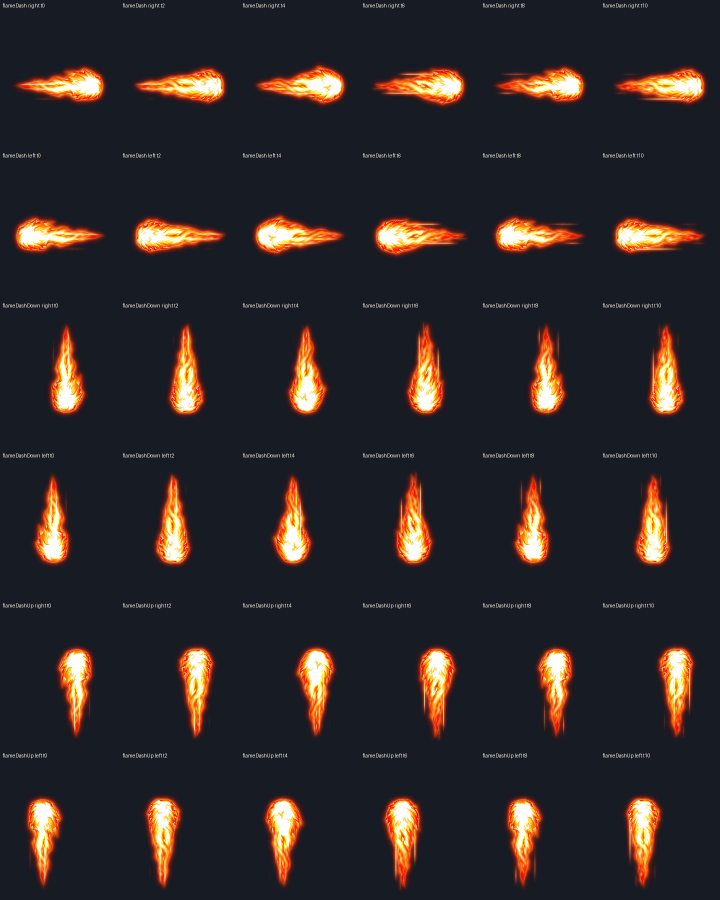
#> input picture .trellis/tasks/10-27-fire-eye-charm/research/upward-dash-visual-review.png, 1440 x 1800 px (shown at 1/2 size)
$ python prepare_charm_icon.py ../.trellis/tasks/10-27-fire-eye-charm/research/upward-dash-visual-review.png
#> lines starting #> are read from the running program, lines starting #| are printed output that depends on the picture
#!/usr/bin/env python3
"""Prepare a generated white-matte charm as a separate transparent UI asset."""
import argparse
from collections import deque
import hashlib
import json
from pathlib import Path

from PIL import Image, ImageDraw, ImageFont

ROOT = Path(__file__).resolve().parents[1]


def digest(path):
    return hashlib.sha256(Path(path).read_bytes()).hexdigest()


def extract_icon(source, size=256, padding=16):
    image = Image.open(source).convert("RGBA")
    if image.getchannel("A").getextrema()[0] < 255:
        # Native transparent output already has the correct edge colors/alpha.
        # Matte removal would damage its semitransparent ivory contours.
        return fit_icon(image, size, padding, "native_alpha")
    pixels = image.load()
    width, height = image.size
    background = set()
    queue = deque((x, y) for x in range(width) for y in (0, height - 1))
    queue.extend((x, y) for y in range(height) for x in (0, width - 1))
    while queue:
        x, y = queue.popleft()
        if not (0 <= x < width and 0 <= y < height) or (x, y) in background:
            continue
        red, green, blue, alpha = pixels[x, y]
        if alpha and min(red, green, blue) < 245:
            continue
        background.add((x, y))
        queue.extend(((x-1, y), (x+1, y), (x, y-1), (x, y+1)))
    for x, y in background:
        pixels[x, y] = (0, 0, 0, 0)
    # Remove the white matte only on neutral antialiased outer contour pixels.
    # Enclosed ivory details cannot touch the edge-connected background.
    fringe = set()
    for x, y in background:
        for nx, ny in ((x-1, y), (x+1, y), (x, y-1), (x, y+1)):
            if 0 <= nx < width and 0 <= ny < height and (nx, ny) not in background:
                fringe.add((nx, ny))
    for x, y in fringe:
        red, green, blue, alpha = pixels[x, y]
        if max(red, green, blue) - min(red, green, blue) < 15 and min(red, green, blue) > 120:
            pixels[x, y] = (0, 0, 0, min(alpha, 255-min(red, green, blue)))
    return fit_icon(image, size, padding, "edge_connected_white")


def fit_icon(image, size, padding, extraction):
    box = image.getbbox()
    if box is None:
        raise ValueError("Generated source has no foreground")
    foreground = image.crop(box)
    foreground.thumbnail((size-2*padding, size-2*padding), Image.Resampling.LANCZOS)
    result = Image.new("RGBA", (size, size))
    result.alpha_composite(foreground, ((size-foreground.width)//2, (size-foreground.height)//2))
    return result, box, extraction


def preview(icon):
    result = Image.new("RGB", (960, 600), "#171b23")
    draw = ImageDraw.Draw(result)
    font_path = Path("/usr/share/fonts/truetype/dejavu/DejaVuSans.ttf")
    font = ImageFont.truetype(str(font_path), 28) if font_path.is_file() else ImageFont.load_default()
    small = ImageFont.truetype(str(font_path), 18) if font_path.is_file() else font
    draw.text((40, 28), "JIYUAN FIRE EYE: AWAKENING", font=font, fill="#f2e9d5")
    draw.text((40, 70), "2 notches  /  Fire Eye: 3s > 6s", font=small, fill="#c7b9a4")
    for index, color in enumerate(("#171b23", "#eee9df")):
        left = index*480
        draw.rectangle((left+24, 118, left+456, 580), fill=color)
        result.paste(icon, (left+112, 140), icon)
        for x, edge in ((left+100, 96), (left+280, 64)):
            sample = icon.resize((edge, edge), Image.Resampling.LANCZOS)
            result.paste(sample, (x, 440), sample)
            draw.text((x, 550), f"{edge}px", font=small,
                      fill="#c7b9a4" if index == 0 else "#3b3431")
    return result


def prepare(source, output):
    source, output = Path(source).resolve(), Path(output).resolve()
    if output == source.parent or source.is_relative_to(output):
        raise ValueError("Source original and output must be separate")
    source_hash = digest(source)
    output.mkdir(parents=True, exist_ok=True)
    icon, crop, extraction = extract_icon(source)
#> after the loop in extract_icon, `while queue:`: background = 0 items
#> in fit_icon, `box = image.getbbox()`: box = (0, 0, 1440, 1800)
#> in fit_icon, `foreground.thumbnail((size-2*padding, size-2*padding), Image.Resamplin..`:
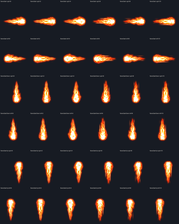
#> foreground: PIL image 179x224 RGBA; mean R, G, B, A 48.4, 40.7, 40.7, 255
#> in fit_icon, `result = Image.new("RGBA", (size, size))`: result: PIL image 256x256 RGBA; every value is 0
#> in fit_icon, `result.alpha_composite(foreground, ((size-foreground.width)//2, (size-..`:
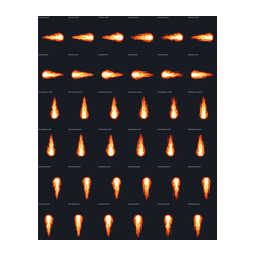
#> result: PIL image 256x256 RGBA; mean R, G, B, A 29.6, 24.9, 24.9, 156; transparent parts drawn white
    icon.save(output/"icon.png", optimize=False)
    preview(icon).save(output/"preview.png", optimize=False)
    if digest(source) != source_hash:
        raise ValueError("Generated original changed during preparation")
    manifest = {
        "schema_version": 1,
        "source": str(source.relative_to(ROOT)) if source.is_relative_to(ROOT) else str(source),
        "source_sha256": source_hash,
        "processing": {"extraction": extraction, "edge_connected_white_threshold": 245, "crop": crop,
                       "canvas": [256, 256], "padding": 16, "resample": "LANCZOS"},
        "files": {name: digest(output/name) for name in ("icon.png", "preview.png")},
    }
    (output/"manifest.json").write_text(json.dumps(manifest, indent=2)+"\n")
    return manifest


def main():
    parser = argparse.ArgumentParser(description=__doc__)
    parser.add_argument("source", type=Path)
    parser.add_argument("--output", type=Path, default=ROOT/"assets/processed/charms/fire-eye-sigil")
    args = parser.parse_args()
    print(json.dumps(prepare(args.source, args.output), indent=2))
#> in prepare, `icon, crop, extraction = extract_icon(source)`: extraction = 'edge_connected_white'
#> in preview, `result = Image.new("RGB", (960, 600), "#171b23")`:
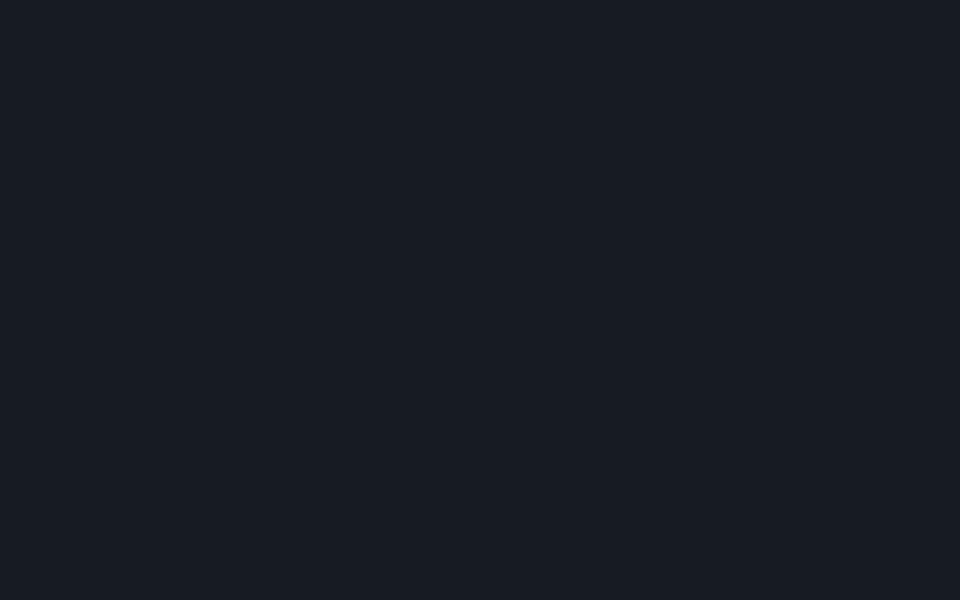
#> result: PIL image 960x600 RGB; mean R, G, B 23, 27, 35
#> after the loop in preview, `for index, color in enumerate(("#171b23", "#eee9df")):`:
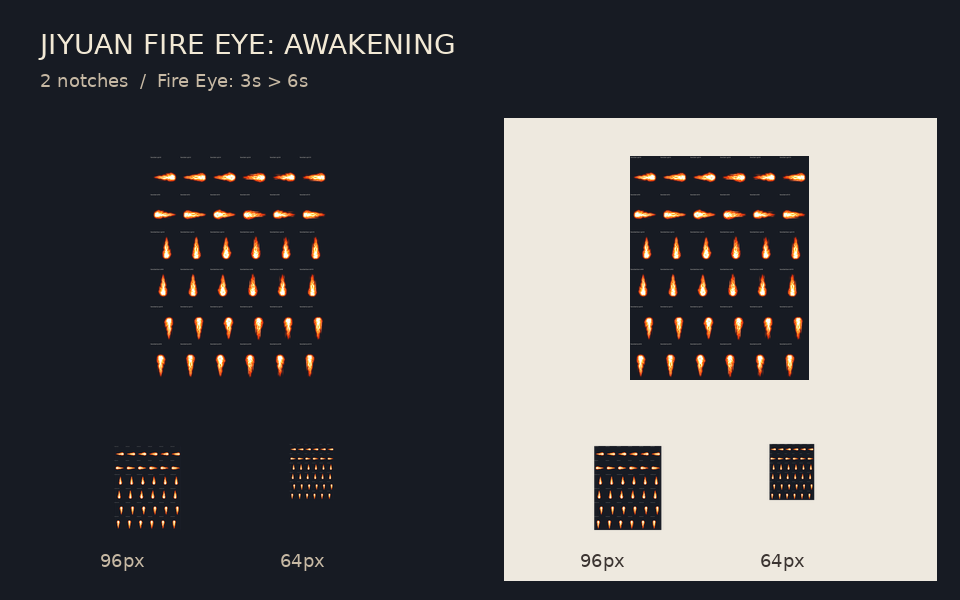
#> result: PIL image 960x600 RGB; mean R, G, B 85.3, 84.9, 86.6
#> after the loop in preview, `for index, color in enumerate(("#171b23", "#eee9df")):`:
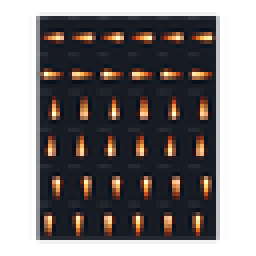
#> sample: PIL image 64x64 RGBA (shown 4 times larger); mean R, G, B, A 30.2, 26.1, 27.3, 156.1; transparent parts drawn white


if __name__ == "__main__":
    main()
